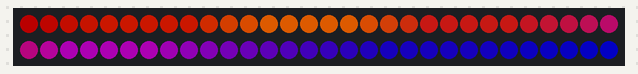
The program below on a simulated Arduino Uno, built with avr-gcc and run on an emulated ATmega328P. On the bench: 60 RGB LEDs in strip order, left to right, continuing on the next row. Dim RGB values are drawn brighter than linear.

Above: at 0.15 s.
At 4.39 s:
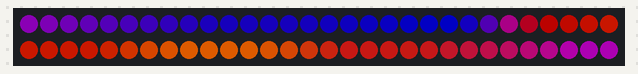
At 8.92 s:
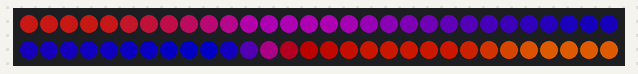
At 18.0 s:
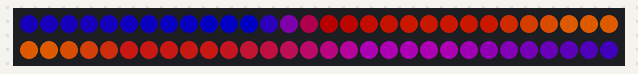
At 26.76 s:
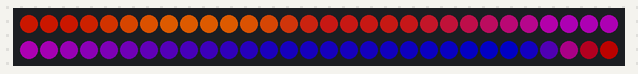
At 35.84 s:
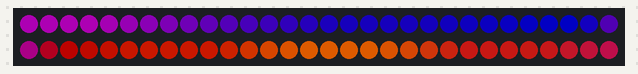

The program:

main.cpp
```cpp
// * Importing Libraries

#include <Arduino.h>
#include <FastLED.h>

// * Defining Variables

#define NUM_LEDS  60
#define LED_PIN   13

CRGB leds[NUM_LEDS];

// * Defining Palletes

uint8_t paletteIndex = 0;

DEFINE_GRADIENT_PALETTE( Sunset_Real_gp ) {
	0,   120, 0,   0,
	22,  179, 22,  0,
	51,  255, 104, 0,
	85,  167, 22,  18,
  	135, 100, 0,   103,
  	198, 16,  0,   130,
  	255, 0,   0,   160
};


CRGBPalette16 myPal = Sunset_Real_gp;

// * Defining Functions

void setBrightness(int brightness);
void setColorCorrection(int colorCorrectionOption);
void setTemperature(int temperatureOption);
void setLedRGB(int r, int g, int b, int ledId);
void setLedHSV(int h, int s, int v, int ledId);
void blinkLedRGB(int ledId, int speed, int r, int g, int b);
void blinkLedHSV(int ledId, int speed, int h, int s, int v);

void setLedRGBFunction(int r, int g, int b);
void setLedHSVFunction(int h, int s, int v);
void moveLedRGBFunction(int led, int speed, int r, int g, int b);
void moveLedHSVFunction(int led, int speed, int h, int s, int v);
void blinkEveryNthLedRGBFunction(int Nth, int speed, int r, int g, int b);
void blinkEveryNthLedHSVFunction(int Nth, int speed, int h, int s, int v);

void rainbowFunction();
void rainbowBeatFunction();
void phaseBeatFunction();
void sunsetPaletteFunction();

// * Setup and Loop

void setup() {

	FastLED.addLeds<WS2812B, LED_PIN, GRB>(leds, NUM_LEDS);
	FastLED.setBrightness(150);

	Serial.begin(9600);

	FastLED.clear(true);
}

void loop () {
	sunsetPaletteFunction();
}

// * Functions

void setBrightness(int brightness) {
  	FastLED.setBrightness(brightness);
}

void setColorCorrection(int colorCorrectionOption){
	switch(colorCorrectionOption) {
		case 0:
			FastLED.setCorrection(TypicalLEDStrip);
			break;
		case 1:
			FastLED.setCorrection(TypicalSMD5050);
			break;
		case 2:
			FastLED.setCorrection(Typical8mmPixel);
			break;
		case 3:
			FastLED.setCorrection(UncorrectedColor);
			break;
	}
}

void setTemperature(int temperatureOption){
	switch(temperatureOption) {
		case 0:
			FastLED.setTemperature(Candle);
			break;
		case 1:
			FastLED.setTemperature(Tungsten40W);
			break;
		case 2:
			FastLED.setTemperature(Tungsten100W);
			break;
		case 3:
			FastLED.setTemperature(Halogen);
			break;
		case 4:
			FastLED.setTemperature(CarbonArc);
			break;
		case 5:
			FastLED.setTemperature(HighNoonSun);
			break;
		case 6:
			FastLED.setTemperature(DirectSunlight);
			break;
		case 7:
			FastLED.setTemperature(OvercastSky);
			break;
		case 8:
			FastLED.setTemperature(ClearBlueSky);
			break;
	}
}

void setLedRGB(int r, int g, int b, int ledId) {
  	leds[ledId] = CRGB(r, g, b);
  	FastLED.show();
}

void setLedHSV(int h, int s, int v, int ledId) {
  	leds[ledId] = CHSV(h, s, v);
  	FastLED.show();
}

void blinkLedRGB(int ledId, int speed, int r, int g, int b) {
  	setLedRGB(r, g, b, ledId);
  	delay(speed);
  	setLedRGB(0, 0, 0, ledId);
  	delay(speed);
}

void blinkLedHSV(int ledId, int speed, int h, int s, int v) {
  	setLedHSV(h, s, v, ledId);
  	delay(speed);
  	setLedHSV(0, 0, 0, ledId);
  	delay(speed);
}


void setLedRGBFunction(int r, int g, int b){
	for(int i = 0; i < NUM_LEDS; i++) {
		setLedRGB(r, g, b, i);
  	}
}

void setLedHSVFunction(int h, int s, int v){
	for(int i = 0; i < NUM_LEDS; i++) {
		setLedHSV(h, s, v, i);
  	}
}

void moveLedRGBFunction(int led, int speed, int r, int g, int b){
	for(int i = 0; i < NUM_LEDS; i++) {
		setLedRGB(r, g, b, i);
		delay(speed);
		leds[i] = CRGB::Black;
  	}

  	for(int i = NUM_LEDS - 1; i >= 0; i--) {
		setLedRGB(r, g, b, i);
		delay(speed);
		leds[i] = CRGB::Black;
  	}
}

void moveLedHSVFunction(int led, int speed, int h, int s, int v){
	for(int i = 0; i < NUM_LEDS; i++) {
		setLedHSV(h, s, v, i);
		delay(speed);
		leds[i] = CRGB::Black;
  	}

  	for(int i = NUM_LEDS - 1; i >= 0; i--) {
		setLedHSV(h, s, v, i);
		delay(speed);
		leds[i] = CRGB::Black;
  	}
}

void blinkEveryNthLedRGBFunction(int Nth, int speed, int r, int g, int b){
	for(int i = 0; i < NUM_LEDS; i++) {
		if(i % Nth == 0) {
			blinkLedRGB(i, speed, r, g, b);
		}
  	}
}
void blinkEveryNthLedHSVFunction(int Nth, int speed, int h, int s, int v){
	for(int i = 0; i < NUM_LEDS; i++) {
		if(i % Nth == 0) {
			blinkLedHSV(i, speed, h, s, v);
		}
  	}
}


void rainbowFunction(){
	fill_rainbow(leds, NUM_LEDS, 0, 8);

	FastLED.show();
}
void rainbowBeatFunction(){
	uint16_t beatA = beatsin16(30, 0, 255);
    uint16_t beatB = beatsin16(20, 0, 255);
    fill_rainbow(leds, NUM_LEDS, (beatA + beatB)/2, 8);

    FastLED.show();
}

void phaseBeatFunction(){
	uint8_t sinBeat   = beatsin8(30, 0, NUM_LEDS - 1, 0, 0);
  	uint8_t sinBeat2  = beatsin8(30, 0, NUM_LEDS - 1, 0, 85);
  	uint8_t sinBeat3  = beatsin8(30, 0, NUM_LEDS - 1, 0, 170);

  	leds[sinBeat]   = CRGB::Blue;
  	leds[sinBeat2]  = CRGB::Red;
  	leds[sinBeat3]  = CRGB::White;

  	fadeToBlackBy(leds, NUM_LEDS, 10);

  	EVERY_N_MILLISECONDS(10){
    	Serial.print(sinBeat);
    	Serial.print(",");
    	Serial.print(sinBeat2);
    	Serial.print(",");
    	Serial.println(sinBeat3);
  	}

  	FastLED.show();
}

void sunsetPaletteFunction(){
	fill_palette(leds, NUM_LEDS, paletteIndex, 255 / NUM_LEDS, myPal, 255, LINEARBLEND);

  	EVERY_N_MILLISECONDS(10){
    	paletteIndex++;
  	}

  	FastLED.show();
}
```
